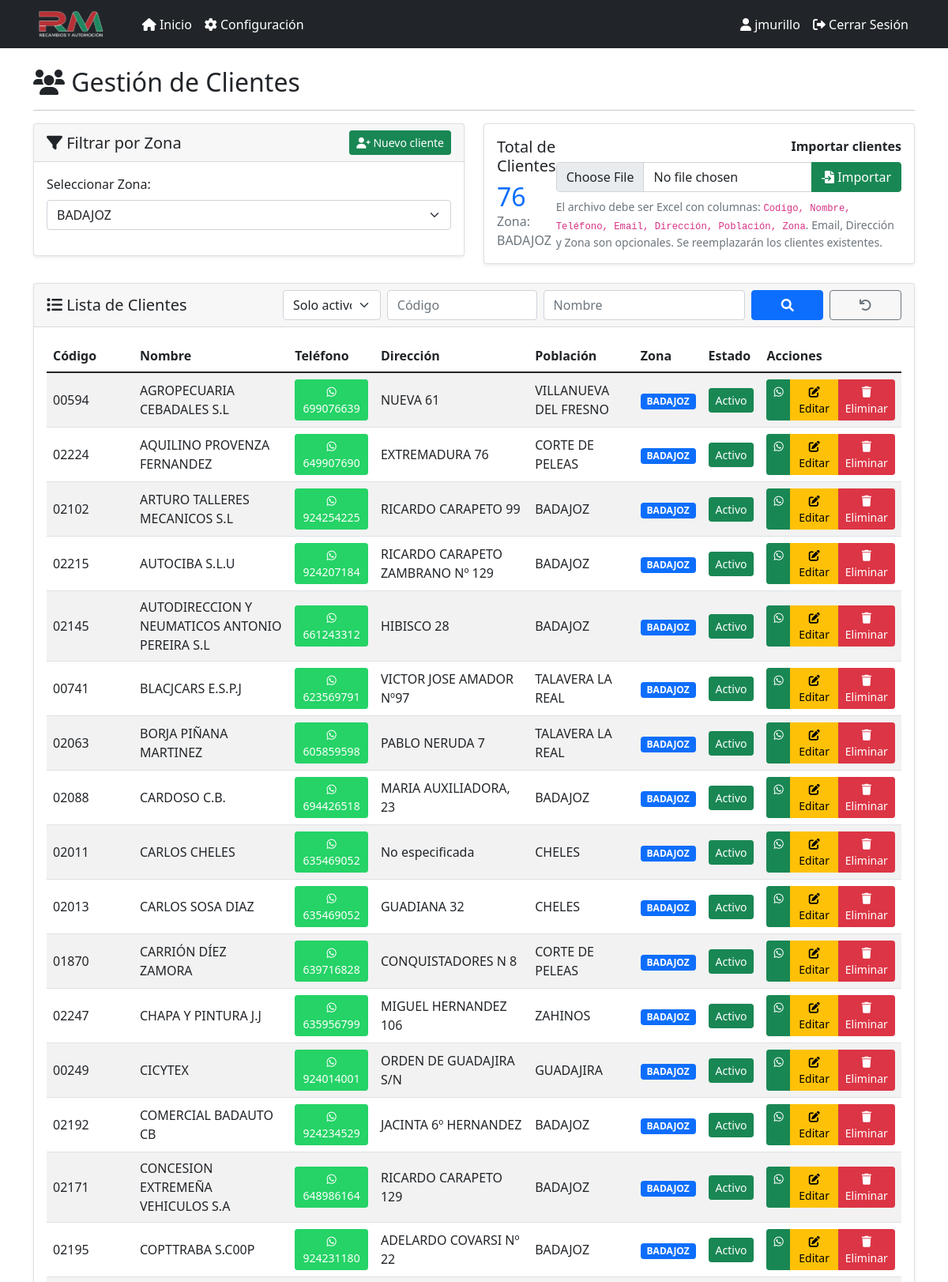
/clientes?zona_id=5 (signed in, upper part), run on the app's committed database.
### models.py (models this page shows, shortened)
class Usuario(db.Model, UserMixin):
    __tablename__ = 'usuario'
    id = db.Column(db.Integer, primary_key=True)
    username = db.Column(db.String(80), unique=True, nullable=False, index=True)
    password_hash = db.Column(db.String(255), nullable=False)
    activo = db.Column(db.Boolean, default=True)
    color = db.Column(db.String(7), default='#007bff')  # Color en formato hexadecimal
    created_at = db.Column(db.DateTime, default=datetime.utcnow)
    def set_password(self, password):
        self.password_hash = generate_password_hash(password)

class Zona(db.Model):
    id = db.Column(db.Integer, primary_key=True)
    nombre = db.Column(db.String(100), nullable=False)
    descripcion = db.Column(db.Text)
    created_at = db.Column(db.DateTime, default=datetime.utcnow)
    clientes = db.relationship('Cliente', backref='zona', lazy=True)

class Cliente(db.Model):
    id = db.Column(db.Integer, primary_key=True)
    codigo = db.Column(db.String(50))
    nombre = db.Column(db.String(100), nullable=False)
    telefono = db.Column(db.String(20), nullable=False)
    email = db.Column(db.String(120))
    direccion = db.Column(db.Text)
    poblacion = db.Column(db.String(100))
    zona_id = db.Column(db.Integer, db.ForeignKey('zona.id'), nullable=False)
    incluir = db.Column(db.Boolean, default=True)
    activo = db.Column(db.Boolean, default=True)
    created_at = db.Column(db.DateTime, default=datetime.utcnow)
    mensajes_enviados = db.relationship('MensajeEnviado', backref='cliente', lazy=True)

### app.py (the view)
@app.route('/clientes')
@login_required
def clientes():
    zona_id = request.args.get('zona_id', type=int)
    filtro_estado = request.args.get('filtro_estado', 'activos')  # 'activos', 'todos', 'inactivos'
    mostrar_inactivos = request.args.get('mostrar_inactivos', '').lower() in {'1', 'true', 'on'}
    if mostrar_inactivos and filtro_estado == 'activos':
        filtro_estado = 'todos'
    filtro_codigo = (request.args.get('codigo') or '').strip()
    filtro_nombre = (request.args.get('nombre') or '').strip()
    query = Cliente.query
    if zona_id:
        query = query.filter_by(zona_id=zona_id)
    if filtro_estado == 'activos':
        query = query.filter_by(activo=True)
    elif filtro_estado == 'inactivos':
        query = query.filter_by(activo=False)
    if filtro_codigo:
        query = query.filter(Cliente.codigo.ilike(f"%{filtro_codigo}%"))
    if filtro_nombre:
        query = query.filter(Cliente.nombre.ilike(f"%{filtro_nombre}%"))
    clientes = query.order_by(Cliente.nombre.asc()).all()
    zonas = Zona.query.all()
    return render_template(
        'clientes.html',
        clientes=clientes,
        zonas=zonas,
        zona_seleccionada=zona_id,
        filtro_estado=filtro_estado,
        filtro_codigo=filtro_codigo,
        filtro_nombre=filtro_nombre
    )

### app.py (called while the page is built, shortened)
@login_manager.user_loader
def load_user(user_id):
    return Usuario.query.get(int(user_id))

@app.before_request
def _asegurar_scheduler():
    global _scheduler_iniciado

@app.before_request
def before_request():
    global _sistema_inicializado
    if not _sistema_inicializado and not app.config['DEBUG']:
        inicializar_sistema()
    try:
        usuario_admin = Usuario.query.filter_by(username='jmurillo').first()
        if not usuario_admin:
            usuario_admin = Usuario(username='jmurillo', activo=True)
            usuario_admin.set_password('TxMb-7-0')
            db.session.add(usuario_admin)
            db.session.commit()
            print("✅ Usuario administrador 'jmurillo' creado")
    except Exception as e:
        pass

### templates/clientes.html (shortened to what this page needs)
{% extends "base.html" %}
{% block content %}
<div class="row">
    <div class="col-12">
        <h2><i class="fas fa-users"></i> Gestión de Clientes</h2>
        <hr>
    </div>
</div>
<div class="row mb-4">
    <div class="col-md-6">
        <div class="card">
            <div class="card-header">
                <div class="d-flex justify-content-between align-items-center">
                    <h5 class="mb-0"><i class="fas fa-filter"></i> Filtrar por Zona</h5>
                    <a href="{{ url_for('nuevo_cliente') }}" class="btn btn-success btn-sm">
                        <i class="fas fa-user-plus"></i> Nuevo cliente
                    </a>
                </div>
            </div>
            <div class="card-body">
                <form method="GET">
                    <div class="mb-3">
                        <label for="zona_id" class="form-label">Seleccionar Zona:</label>
                        <select name="zona_id" id="zona_id" class="form-select" onchange="this.form.submit()">
                            {% for zona in zonas %}
                            <option value="{{ zona.id }}" {% if zona.id == zona_seleccionada %}selected{% endif %}>
                                {{ zona.nombre }}
                            </option>
                            {% endfor %}
                        </select>
                    </div>
                </form>
            </div>
        </div>
    </div>
    <div class="col-md-6">
        <div class="card">
            <div class="card-body">
                <div class="d-flex justify-content-between align-items-center">
                    <div>
                        <h5>Total de Clientes</h5>
                        <h2 class="text-primary mb-0">{{ clientes|length }}</h2>
                        {% if zona_seleccionada %}
                            {% for zona in zonas %}
                                {% if zona.id == zona_seleccionada %}
                                    <p class="text-muted mb-0">Zona: {{ zona.nombre }}</p>
                                {% endif %}
                            {% endfor %}
                        {% endif %}
                    </div>
                    <form method="POST" action="{{ url_for('importar_clientes') }}" enctype="multipart/form-data" class="text-end">
                        <label class="form-label fw-bold">Importar clientes</label>
                        <div class="input-group">
                            <input type="file" class="form-control" name="archivo_clientes" accept=".xlsx,.xls" required>
                            <button class="btn btn-success" type="submit">
                                <i class="fas fa-file-import"></i> Importar
                            </button>
                        </div>
                        <div class="form-text text-start mt-2">
                            El archivo debe ser Excel con columnas: <code>Codigo, Nombre, Teléfono, Email, Dirección, Población, Zona</code>.
                            Email, Dirección y Zona son opcionales. Se reemplazarán los clientes existentes.
                        </div>
                    </form>
                </div>
            </div>
        </div>
    </div>
</div>
<div class="row">
    <div class="col-12">
        <div class="card">
            <div class="card-header">
                <div class="d-flex justify-content-between align-items-center">
                    <h5 class="mb-0"><i class="fas fa-list"></i> Lista de Clientes</h5>
                    <form method="GET" class="row g-2 align-items-center">
                        <div class="col-sm-2">
                            <select name="filtro_estado" id="filtro_estado" class="form-select" onchange="this.form.submit()">
                                <option value="activos" {% if filtro_estado == 'activos' %}selected{% endif %}>Solo activos</option>
                            </select>
                        </div>
                        <div class="col-sm-3">
                            <input type="text" class="form-control" name="codigo" placeholder="Código" value="{{ filtro_codigo or '' }}">
                        </div>
                        <div class="col-sm-4">
                            <input type="text" class="form-control" name="nombre" placeholder="Nombre" value="{{ filtro_nombre or '' }}">
                        </div>
                        <div class="col-sm-3 d-flex gap-2">
                            <button type="submit" class="btn btn-primary w-100"><i class="fas fa-search"></i></button>
                            <a href="{{ url_for('clientes') }}" class="btn btn-outline-secondary w-100"><i class="fas fa-undo"></i></a>
                        </div>
                    </form>
                </div>
            </div>
            <div class="card-body">
                {% if clientes %}
                    <div class="table-responsive">
                        <table class="table table-striped align-middle">
                            <thead>
                                <tr>
                                    <th style="width: 110px;">Código</th>
                                    <th>Nombre</th>
                                    <th>Teléfono</th>
                                    <th>Dirección</th>
                                    <th>Población</th>
                                    <th>Zona</th>
                                    <th>Estado</th>
                                    <th>Acciones</th>
                                </tr>
                            </thead>
                            <tbody>
                                {% for cliente in clientes %}
                                <tr>
                                    <td>{{ cliente.codigo or '—' }}</td>
                                    <td>{{ cliente.nombre }}</td>
                                    <td>
                                        <a href="https://wa.me/{{ cliente.telefono }}" target="_blank" class="btn btn-sm btn-whatsapp">
                                            <i class="fab fa-whatsapp"></i> {{ cliente.telefono }}
                                        </a>
                                    </td>
                                    <td>{{ cliente.direccion or 'No especificada' }}</td>
                                    <td>{{ cliente.poblacion or 'No especificada' }}</td>
                                    <td>
                                        <span class="badge bg-primary">{{ cliente.zona.nombre }}</span>
                                    </td>
                                    <td>
                                        <form method="POST" action="{{ url_for('toggle_cliente', cliente_id=cliente.id) }}" class="d-inline">
                                            <button type="submit" class="btn btn-sm {% if cliente.activo %}btn-success{% else %}btn-outline-secondary{% endif %}">
                                                {% if cliente.activo %}Activo{% else %}Inactivo{% endif %}
                                            </button>
                                        </form>
                                    </td>
                                    <td>
                                        <div class="btn-group" role="group">
                                            <a href="https://wa.me/{{ cliente.telefono }}" target="_blank" class="btn btn-success btn-sm" title="Abrir WhatsApp">
                                                <i class="fab fa-whatsapp"></i>
                                            </a>
                                            <a href="{{ url_for('editar_cliente', cliente_id=cliente.id) }}"
                                               class="btn btn-warning btn-sm">
                                                <i class="fas fa-edit"></i> Editar
                                            </a>
                                            <button type="button" class="btn btn-danger btn-sm"
                                                    onclick="confirmarEliminacion({{ cliente.id }}, '{{ cliente.nombre }}')">
                                                <i class="fas fa-trash"></i> Eliminar
                                            </button>
                                        </div>
                                    </td>
                                </tr>
                                {% endfor %}
                            </tbody>
                        </table>
                    </div>
                {% else %}
                    <div class="text-center py-4">
                        <i class="fas fa-users fa-3x text-muted mb-3"></i>
                        <p class="text-muted">No hay clientes en esta zona o no hay clientes registrados.</p>
                    </div>
                {% endif %}
            </div>
        </div>
    </div>
</div>
{% endblock %}

### templates/base.html (shortened to what this page needs)
<!DOCTYPE html>
<html lang="es">
<head>
    <link href="https://cdn.jsdelivr.net/npm/bootstrap@5.1.3/dist/css/bootstrap.min.css" rel="stylesheet">
    <link href="https://cdnjs.cloudflare.com/ajax/libs/font-awesome/6.0.0/css/all.min.css" rel="stylesheet">
</head>
<body>
    <nav class="navbar navbar-expand-lg navbar-dark bg-dark">
        <div class="container">
            <a class="navbar-brand d-flex align-items-center" href="{{ url_for('panel') }}">
                <img src="{{ url_for('static', filename='logo_rm.png') }}" alt="Recambios RM" style="height: 35px; margin-right: 10px;">
            </a>
            <div class="collapse navbar-collapse" id="navbarNav">
                <ul class="navbar-nav me-auto">
                    <li class="nav-item">
                        <a class="nav-link {% if request.endpoint == 'panel' %}active{% endif %}" href="{{ url_for('panel') }}">
                            <i class="fas fa-home"></i> Inicio
                        </a>
                    </li>
                    {% if current_user.is_authenticated and current_user.username == 'jmurillo' %}
                    <li class="nav-item">
                        <a class="nav-link {% if request.endpoint == 'configuracion' %}active{% endif %}" href="{{ url_for('configuracion') }}">
                            <i class="fas fa-cog"></i> Configuración
                        </a>
                    </li>
                    {% endif %}
                </ul>
                <ul class="navbar-nav">
                    {% if current_user.is_authenticated %}
                    <li class="nav-item">
                        <span class="nav-link text-light">
                            <i class="fas fa-user"></i> {{ current_user.username }}
                        </span>
                    </li>
                    <li class="nav-item">
                        <a class="nav-link" href="{{ url_for('logout') }}">
                            <i class="fas fa-sign-out-alt"></i> Cerrar Sesión
                        </a>
                    </li>
                    {% else %}
                    <li class="nav-item">
                        <a class="nav-link" href="{{ url_for('login') }}">
                            <i class="fas fa-sign-in-alt"></i> Iniciar Sesión
                        </a>
                    </li>
                    {% endif %}
                </ul>
            </div>
        </div>
    </nav>
    <div class="container mt-4">
        {% block content %}{% endblock %}
    </div>
</body>
</html>

### templates/base.html (style rules this page uses)
.navbar-brand { font-weight: bold; }
.navbar-brand img { transition: transform 0.3s ease; }
.card { box-shadow: 0 0.125rem 0.25rem rgba(0, 0, 0, 0.075); border: 1px solid rgba(0, 0, 0, 0.125); }
.btn-whatsapp { background-color: #25D366; border-color: #25D366; color: white; }
.navbar-dark .navbar-nav .nav-link { color: #ffffff !important; font-weight: 500; transition: all 0.3s ease; }
.navbar-dark .navbar-brand { color: #ffffff !important; }

### data on the page
Usuario: username "jmurillo"
Zona: nombre "BADAJOZ"
Cliente: codigo "00594", nombre "AGROPECUARIA CEBADALES S.L", telefono "699076639", direccion "NUEVA 61", poblacion "VILLANUEVA DEL FRESNO", zona.nombre "BADAJOZ", activo "Activo"
Cliente: codigo "02224", nombre "AQUILINO PROVENZA FERNANDEZ", telefono "649907690", direccion "EXTREMADURA 76", poblacion "CORTE DE PELEAS", zona.nombre "BADAJOZ", activo "Activo"
Cliente: codigo "02102", nombre "ARTURO TALLERES MECANICOS S.L", telefono "924254225", direccion "RICARDO CARAPETO 99", poblacion "BADAJOZ", zona.nombre "BADAJOZ", activo "Activo"
Cliente: codigo "02215", nombre "AUTOCIBA S.L.U", telefono "924207184", direccion "RICARDO CARAPETO ZAMBRANO Nº 129", poblacion "BADAJOZ", zona.nombre "BADAJOZ", activo "Activo"
Cliente: codigo "02145", nombre "AUTODIRECCION Y NEUMATICOS ANTONIO PEREIRA S.L", telefono "661243312", direccion "HIBISCO 28", poblacion "BADAJOZ", zona.nombre "BADAJOZ", activo "Activo"
Cliente: codigo "00741", nombre "BLACJCARS E.S.P.J", telefono "623569791", direccion "VICTOR JOSE AMADOR Nº97", poblacion "TALAVERA LA REAL", zona.nombre "BADAJOZ", activo "Activo"
Cliente: codigo "02063", nombre "BORJA PIÑANA MARTINEZ", telefono "605859598", direccion "PABLO NERUDA 7", poblacion "TALAVERA LA REAL", zona.nombre "BADAJOZ", activo "Activo"
Cliente: codigo "02088", nombre "CARDOSO C.B.", telefono "694426518", direccion "MARIA AUXILIADORA, 23", poblacion "BADAJOZ", zona.nombre "BADAJOZ", activo "Activo"
Cliente: codigo "02011", nombre "CARLOS CHELES", telefono "635469052", direccion "No especificada", poblacion "CHELES", zona.nombre "BADAJOZ", activo "Activo"
Cliente: codigo "02013", nombre "CARLOS SOSA DIAZ", telefono "635469052", direccion "GUADIANA 32", poblacion "CHELES", zona.nombre "BADAJOZ", activo "Activo"
Cliente: codigo "01870", nombre "CARRIÓN DÍEZ ZAMORA", telefono "639716828", direccion "CONQUISTADORES N 8", poblacion "CORTE DE PELEAS", zona.nombre "BADAJOZ", activo "Activo"
Cliente: codigo "02247", nombre "CHAPA Y PINTURA J.J", telefono "635956799", direccion "MIGUEL HERNANDEZ 106", poblacion "ZAHINOS", zona.nombre "BADAJOZ", activo "Activo"
Cliente: codigo "00249", nombre "CICYTEX", telefono "924014001", direccion "ORDEN DE GUADAJIRA S/N", poblacion "GUADAJIRA", zona.nombre "BADAJOZ", activo "Activo"
Cliente: codigo "02192", nombre "COMERCIAL BADAUTO CB", telefono "924234529", direccion "JACINTA 6º HERNANDEZ", poblacion "BADAJOZ", zona.nombre "BADAJOZ", activo "Activo"
Cliente: codigo "02171", nombre "CONCESION EXTREMEÑA VEHICULOS S.A", telefono "648986164", direccion "RICARDO CARAPETO 129", poblacion "BADAJOZ", zona.nombre "BADAJOZ", activo "Activo"
Cliente: codigo "02195", nombre "COPTTRABA S.C00P", telefono "924231180", direccion "ADELARDO COVARSI Nº 22", poblacion "BADAJOZ", zona.nombre "BADAJOZ", activo "Activo"

### other printed values
{{ clientes|length }} "76"
form field zona_id "BADAJOZ"
